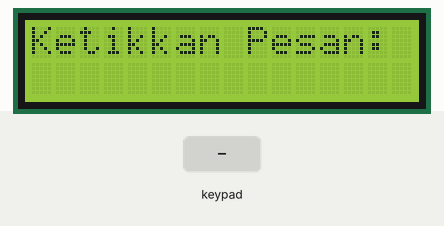
Bench run of a sketch on a simulated Arduino Mega 2560, built with avr-gcc and run on an emulated ATmega2560. Shown: 16×2 character LCD. Inputs (shaded band) come from the test bench.

Above: at 1.2 s.
1.3 s: keypad keys 2 2 2 4 2 6 2 8 # pressed 0.4 s apart
At 4.9 s:
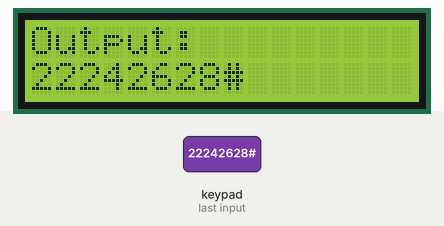
6.4 s: key '*' pressed
At 7.6 s:
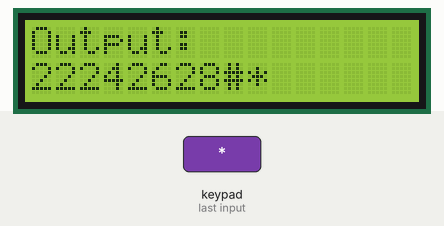
7.9 s: key '#' pressed
At 8.7 s:
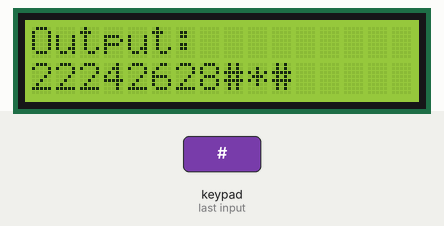
9.4 s: keypad keys 2 2 2 4 2 6 2 8 * pressed 0.4 s apart
At 13.5 s:
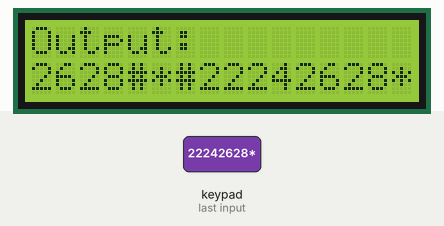
14.5 s: keypad keys 2 2 2 4 2 6 2 8 A pressed 0.4 s apart
At 18.8 s:
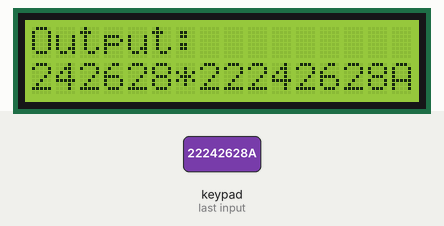
19.6 s: key 'A' pressed
At 20.2 s:
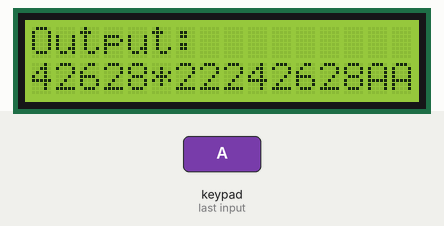
Timing chart, 0 to 22.1 s (numbered marks = the images above; inputs shaded):
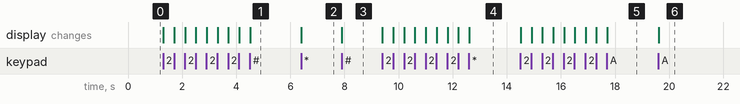

Measured:
- after the input at 1.3 s, the display: first changes at once (image 1 shows a later state)
- after the input at 6.4 s, the display: changes at once (image 2)
- after the input at 7.9 s, the display: changes at once (image 3)
- after the input at 9.4 s, the display: first changes at once (image 4 shows a later state)
- after the input at 14.5 s, the display: first changes at once (image 5 shows a later state)
- after the input at 19.6 s, the display: changes at once (image 6)

The sketch:

lcd_keypad.ino
```cpp
#include <Keypad.h>
#include <LiquidCrystal.h>
const int RS = 2, EN = 3, D4 = 7, D5 = 6, D6 = 5, D7 = 4;
LiquidCrystal lcd(RS, EN, D4, D5, D6, D7);
const byte ROWS = 4;
const byte COLS = 4;

char keys[ROWS][COLS] = {
  {'1', '4', '7', '*'},
  {'2', '5', '8', '0'},
  {'3', '6', '9', '#'},
  {'A', 'B', 'C', 'D'}
};

byte rowPins[ROWS] = {22, 24, 26, 28};
byte colPins[COLS] = {30, 32, 34, 36};

Keypad keypad = Keypad(makeKeymap(keys), rowPins, colPins, ROWS, COLS);

String inputBuffer = "";

void setup() {
  lcd.begin(16, 2);
  lcd.setCursor(0, 0);
  lcd.print("Ketikkan Pesan:");
}

void loop() {
  char key = keypad.getKey();

  if (key) {
    inputBuffer += key;
    lcd.clear();
    lcd.setCursor(0, 0);
    lcd.print("Output:");

    int len = inputBuffer.length();
    if (len <= 16) {
      lcd.setCursor(0, 1);
      lcd.print(inputBuffer);
    } else {
      lcd.setCursor(0, 1);
      lcd.print(inputBuffer.substring(len - 16));
    }
  }
}
```
